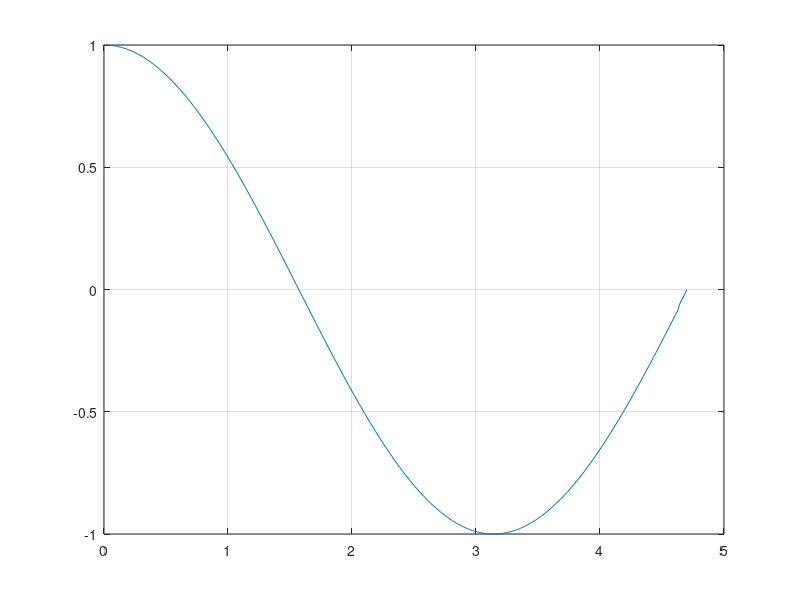

Recreate this plot in MATLAB.
function Atv5_4(inc, nMax, xMin, xMax)
	% Não precisa por valores de entrada
	if nargin < 1, inc = .01; end
	if nargin < 2, nMax = 8; end
	if nargin < 3, xMin = 0; xMax = 3*pi/2; end
	clc

	x = xMin:inc:xMax;
	f_x = linspace(0, 0, length(x));
	for t=(xMin/inc):(xMax/inc)
		n = 0;
		p = -1;
		f = @(x) 0;
		while n<=nMax
			p = p*(-1);
			f = @(x) p*(x^(2*n)/factorial(2*n));
			n = n+1;
			f_x(t-xMin+1) = f_x(t-xMin+1)+f(t*inc);
		end
	end

	for t=0:3
		x(length(x)-t) = [];
		f_x(length(x)-t) = [];
	end

	plot(x, f_x)
	grid
end
